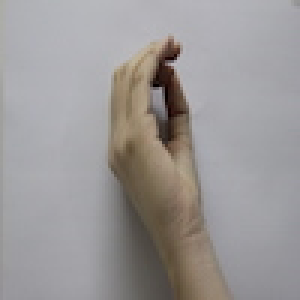
#> input picture db/0/IMG_1189.JPG, 100 x 100 px (shown 3 times larger)
$ python -i skeletonizeImg.py   (imports and definitions only)
#> lines starting #> are read from the running program, lines starting #| are printed output that depends on the picture
import cv2
import numpy as np

def nothingLeftOnImg(img, imgSize):
    zeros = imgSize - cv2.countNonZero(img)
    return zeros == imgSize

def skeletonize(imgThresholded):
    imgSize = np.size(imgThresholded)
    skel = np.zeros(imgThresholded.shape, np.uint8)
    kernel = cv2.getStructuringElement(cv2.MORPH_CROSS,(3,3))

    while(True):
        eroded = cv2.erode(imgThresholded, kernel)
        dilated = cv2.dilate(eroded, kernel)
        contour = cv2.subtract(imgThresholded, dilated)
        skel = cv2.bitwise_or(skel, contour)

        if nothingLeftOnImg(imgThresholded, imgSize):
            return skel
        else:
            imgThresholded = eroded.copy()

>>> import cv2
>>> picture = cv2.imread('../../db/0/IMG_1189.JPG', cv2.IMREAD_GRAYSCALE)
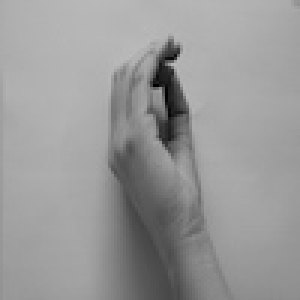
#> picture: shape (100, 100) (shown 3 times larger); min 0, max 187, mean 153
>>> result = skeletonize(picture)
#> in skeletonize, `imgSize = np.size(imgThresholded)`: imgSize = 10000
#> the loop in skeletonize, `while(True):` made 123 passes
#> zeros in nothingLeftOnImg on passes 1 to 12: 2, 8, 18, 32, 50, 72, 98, 128, 162, 200, 242, 288
#> pass 1, in skeletonize, `eroded = cv2.erode(imgThresholded, kernel)`:
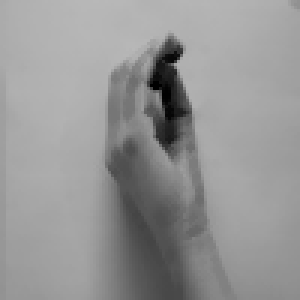
#> eroded: shape (100, 100) (shown 3 times larger); min 0, max 184, mean 149.5
#> pass 2, in skeletonize, `eroded = cv2.erode(imgThresholded, kernel)`:
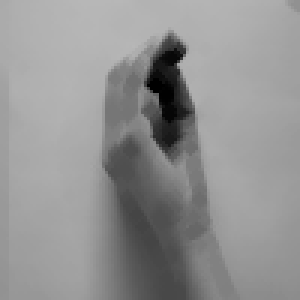
#> eroded: shape (100, 100) (shown 3 times larger); min 0, max 183, mean 146.4
#> after the loop in skeletonize, `while(True):`: eroded: shape (100, 100); every value is 0
#> after the loop in skeletonize, `while(True):`:
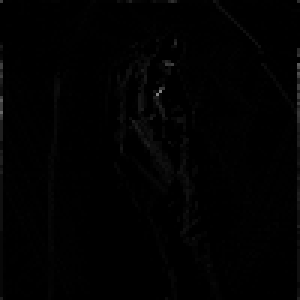
#> skel: shape (100, 100) (shown 3 times larger); min 0, max 127, mean 1.5

$ run again, on db/0/IMG_1290.JPG
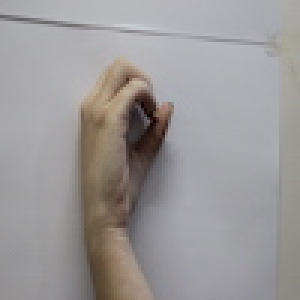
#> input picture db/0/IMG_1290.JPG, 100 x 100 px (shown 3 times larger)
#> imgSize = 10000
#> the loop in skeletonize, `while(True):` made 112 passes
#> zeros in nothingLeftOnImg on passes 1 to 8: 1, 5, 13, 25, 41, 61, 85, 113
#> pass 1, in skeletonize, `contour = cv2.subtract(imgThresholded, dilated)`:
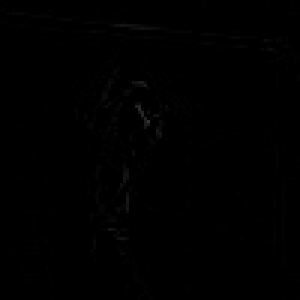
#> contour: shape (100, 100) (shown 3 times larger); min 0, max 52, mean 0.5
#> pass 2, in skeletonize, `eroded = cv2.erode(imgThresholded, kernel)`:
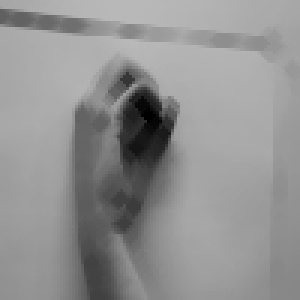
#> eroded: shape (100, 100) (shown 3 times larger); min 0, max 185, mean 145.4

$ run again, on db/0/IMG_4119.JPG
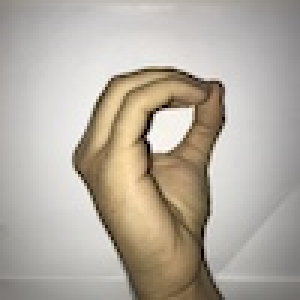
#> input picture db/0/IMG_4119.JPG, 100 x 100 px (shown 3 times larger)
#> `picture = cv2.imread('../../db/0/IMG_1189.JPG', cv2.IMREAD_GRAYSCALE)`:
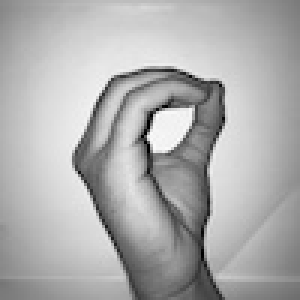
#> picture: shape (100, 100) (shown 3 times larger); min 0, max 253, mean 173.4
#> imgSize = 10000
#> the loop in skeletonize, `while(True):` made 91 passes
#> zeros in nothingLeftOnImg on passes 1 to 8: 8, 32, 68, 113, 165, 225, 293, 369
#> after the loop in skeletonize, `while(True):`:
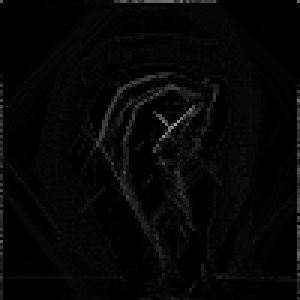
#> skel: shape (100, 100) (shown 3 times larger); min 0, max 158, mean 5.7
